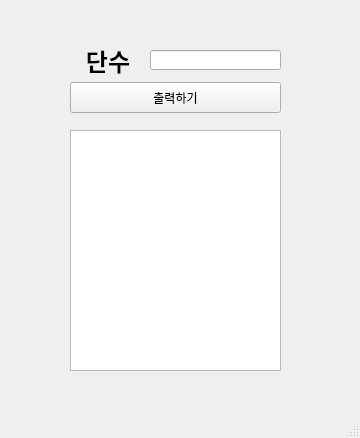
<?xml version="1.0" encoding="UTF-8"?>
<ui version="4.0">
 <class>MainWindow</class>
 <widget class="QMainWindow" name="MainWindow">
  <property name="geometry">
   <rect>
    <x>0</x>
    <y>0</y>
    <width>360</width>
    <height>438</height>
   </rect>
  </property>
  <property name="windowTitle">
   <string>MainWindow</string>
  </property>
  <widget class="QWidget" name="centralwidget">
   <widget class="QPushButton" name="pb">
    <property name="geometry">
     <rect>
      <x>70</x>
      <y>82</y>
      <width>211</width>
      <height>31</height>
     </rect>
    </property>
    <property name="text">
     <string>출력하기</string>
    </property>
   </widget>
   <widget class="QLineEdit" name="le">
    <property name="geometry">
     <rect>
      <x>150</x>
      <y>50</y>
      <width>131</width>
      <height>20</height>
     </rect>
    </property>
   </widget>
   <widget class="QTextEdit" name="te">
    <property name="geometry">
     <rect>
      <x>70</x>
      <y>130</y>
      <width>211</width>
      <height>241</height>
     </rect>
    </property>
   </widget>
   <widget class="QLabel" name="label">
    <property name="geometry">
     <rect>
      <x>80</x>
      <y>40</y>
      <width>56</width>
      <height>41</height>
     </rect>
    </property>
    <property name="text">
     <string>&lt;html&gt;&lt;head/&gt;&lt;body&gt;&lt;p align=&quot;center&quot;&gt;&lt;span style=&quot; font-size:18pt; font-weight:600;&quot;&gt;단수&lt;/span&gt;&lt;/p&gt;&lt;/body&gt;&lt;/html&gt;</string>
    </property>
   </widget>
  </widget>
  <widget class="QMenuBar" name="menubar">
   <property name="geometry">
    <rect>
     <x>0</x>
     <y>0</y>
     <width>360</width>
     <height>21</height>
    </rect>
   </property>
  </widget>
  <widget class="QStatusBar" name="statusbar"/>
 </widget>
 <resources/>
 <connections/>
</ui>
